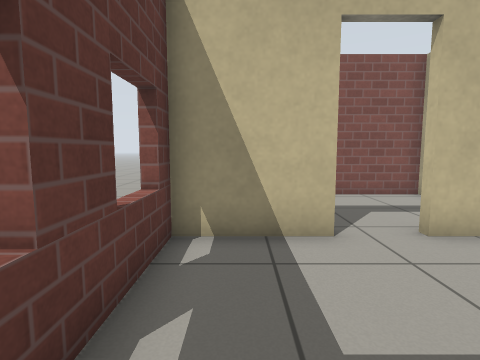
view 1 (above)

19 first-person views from a walk through a Gazebo world. The camera is 0.82 m above the floor, tilts 6° down and sees 80° across. The floor is counted in squares, 0.5 m on a side. Each view is taken from the middle of a square. On the plan, view 1 faces up. The plan holds only what a view shows up to about 15 squares ahead; the rest is blank. Simple patterns stand in for the simulator's built-in surfaces.

view 2
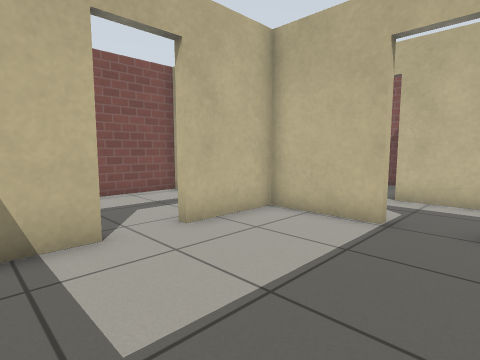

view 3
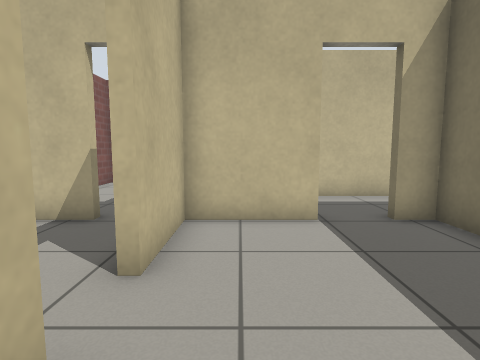

view 4
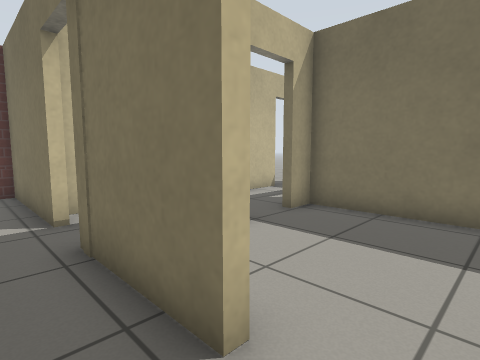

view 5
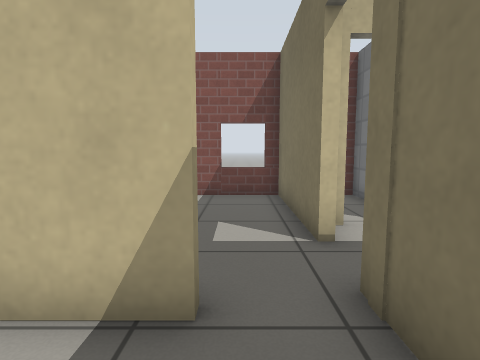

view 6
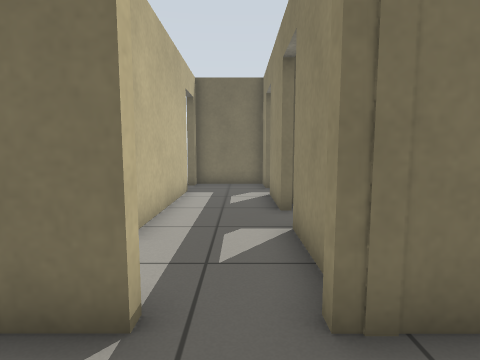

view 7
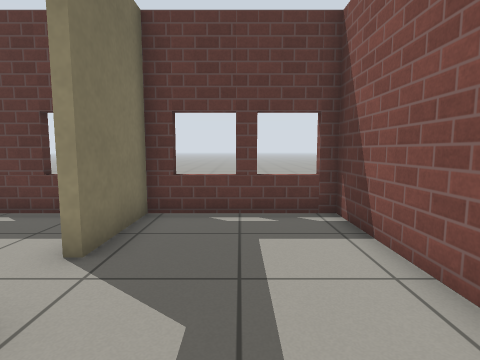

view 8
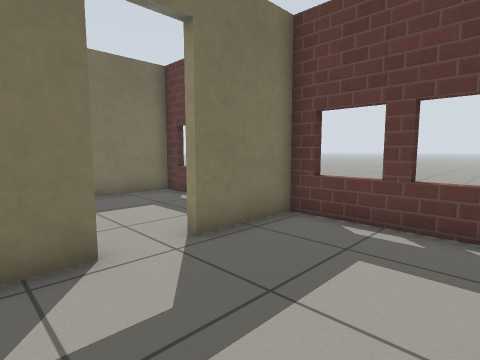

view 9
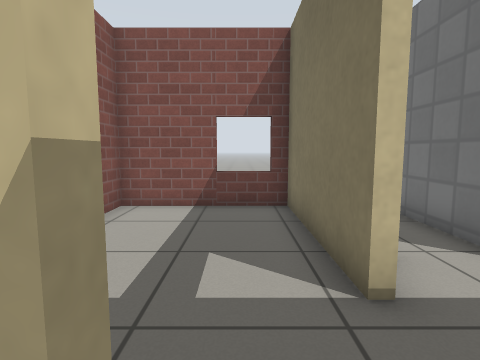

view 10
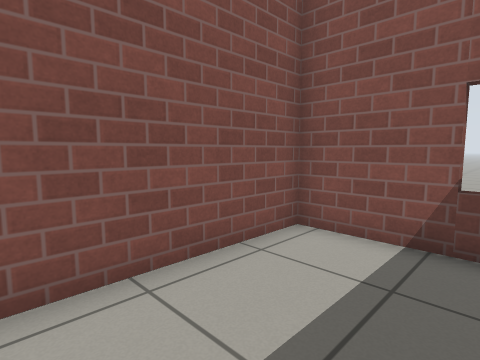

view 11
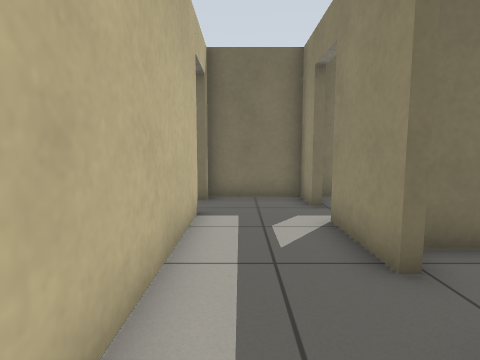

view 12
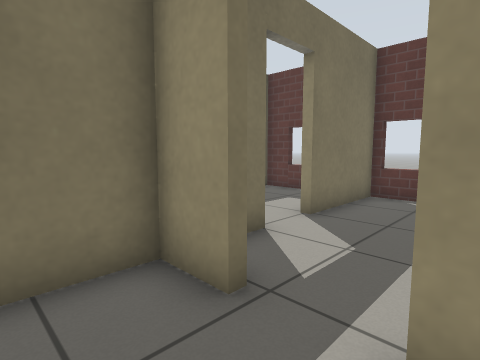

view 13
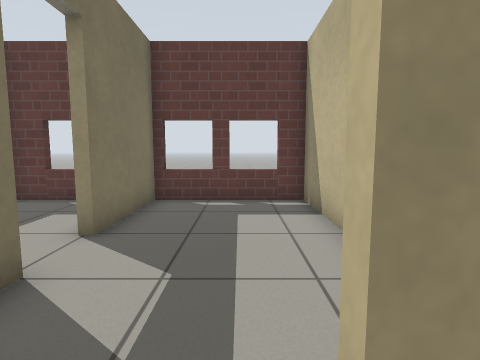

view 14
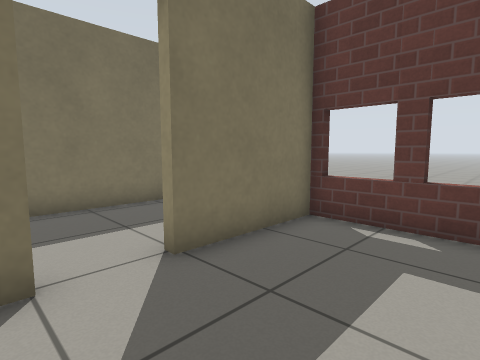

view 15
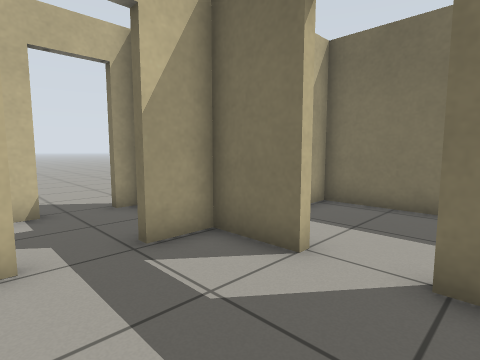

view 16
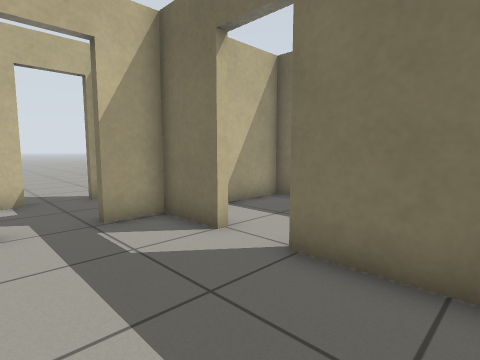

view 17
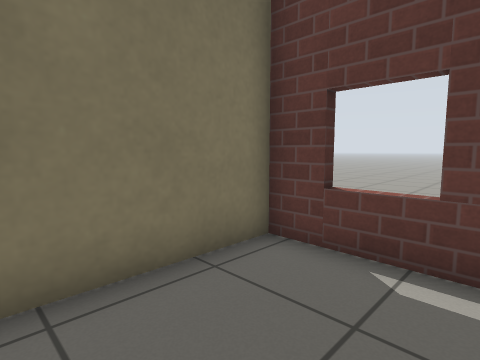

view 18
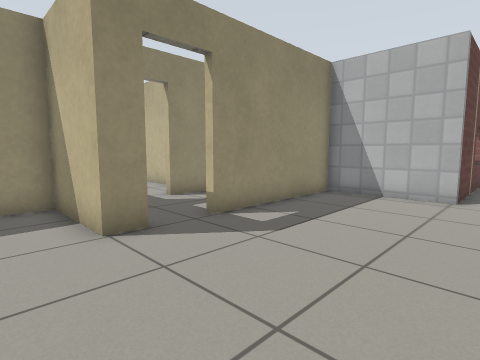

view 19
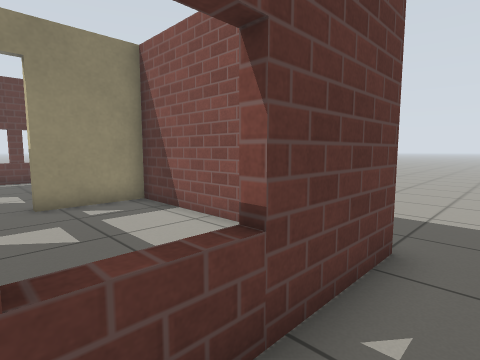

### Floor plan
Points are (right, up) in squares from view 1. A wall is a line through its corners. A room is listed if a view was taken in it or the views show most of it. See-through windows are left out.
Room 1 (views 1, 2, 3)
walls: (1.9, 5.3) (-1.3, 5.3) (-1.3, -0.6) (6.6, -0.6) (6.6, 0.4); (6.6, 2.2) (6.6, 5.3) (3.5, 5.3)
ways out: open door at (2.7, 5.3) to room 2; open door at (7, 1.5) to room 4
Room 2 (views 4, 5, 7, 8, 9)
walls: (3.5, 5.6) (7.3, 5.6); (6.6, 7.4) (6.6, 10.5) (-1.3, 10.5) (-1.3, 5.6) (1.9, 5.6)
ways out: open door at (2.7, 5.3) to room 1
Room 3 (views 6, 10)
walls: (8.9, 5.6) (14.3, 5.6) (14.3, 10.5) (6.9, 10.5) (6.9, 7.4)
ways out: open door at (7.8, 5.8) to room 4
Room 4 (views 11, 12, 13)
walls: (6.9, 0.4) (6.9, -2.5); (10.1, -3.4) (10.1, 3); (6.9, -4.3) (6.9, -5.8) (10.1, -5.8) (10.1, -5.2); (6.9, 4.4) (6.9, 2.2)
ways out: open door at (7, 1.5) to room 1; open door at (7.8, 5.8) to room 3; open door at (7, -3.5) to room 5; open door at (10, -4.5) to room 7; open door at (10, 3.5)
Room 5 (views 14, 15, 16)
walls: (4, -0.9) (-1.3, -0.9) (-1.3, -5.8) (2.8, -5.8); (4.4, -5.8) (6.6, -5.8) (6.6, -4.3)
ways out: open door at (7, -3.5) to room 4; open door at (3.5, -6) to room 6
Room 6 (view 17)
walls: (-1.3, -7.2) (-1.3, -10.5) (6.6, -10.5) (6.6, -8)
ways out: open door at (3.5, -6) to room 5
Room 7 (view 18)
walls: (10.4, -5.2) (10.4, -6.1) (6.9, -6.1) (6.9, -7.4); (14.6, 2.6) (10.4, 2.6) (10.4, -3.4)
ways out: open door at (10, -4.5) to room 4
Room 8 (view 19)
walls: (14.6, 10.9) (14.6, 2.6)

Where each view was taken, in squares from view 1:
view 1: 0 up, 0 right, facing up
view 2: 0 up, 0 right, facing up-right
view 3: 4 up, 0 right, facing right
view 4: 7 up, 2 right, facing down-right
view 5: 7 up, 4 right, facing right
view 6: 8 up, 8 right, facing down
view 7: 8 up, 6 right, facing left
view 8: 10 up, 5 right, facing down-left
view 9: 7 up, 6 right, facing right
view 10: 7 up, 9 right, facing up-right
view 11: 4 up, 9 right, facing down
view 12: 2 down, 9 right, facing down-left
view 13: 3 down, 8 right, facing left
view 14: 2 down, 5 right, facing down-left
view 15: 2 down, 2 right, facing down-right
view 16: 2 down, 0 right, facing down-right
view 17: 7 down, 3 right, facing down-left
view 18: 8 down, 16 right, facing up-left
view 19: 6 up, 16 right, facing up-left
